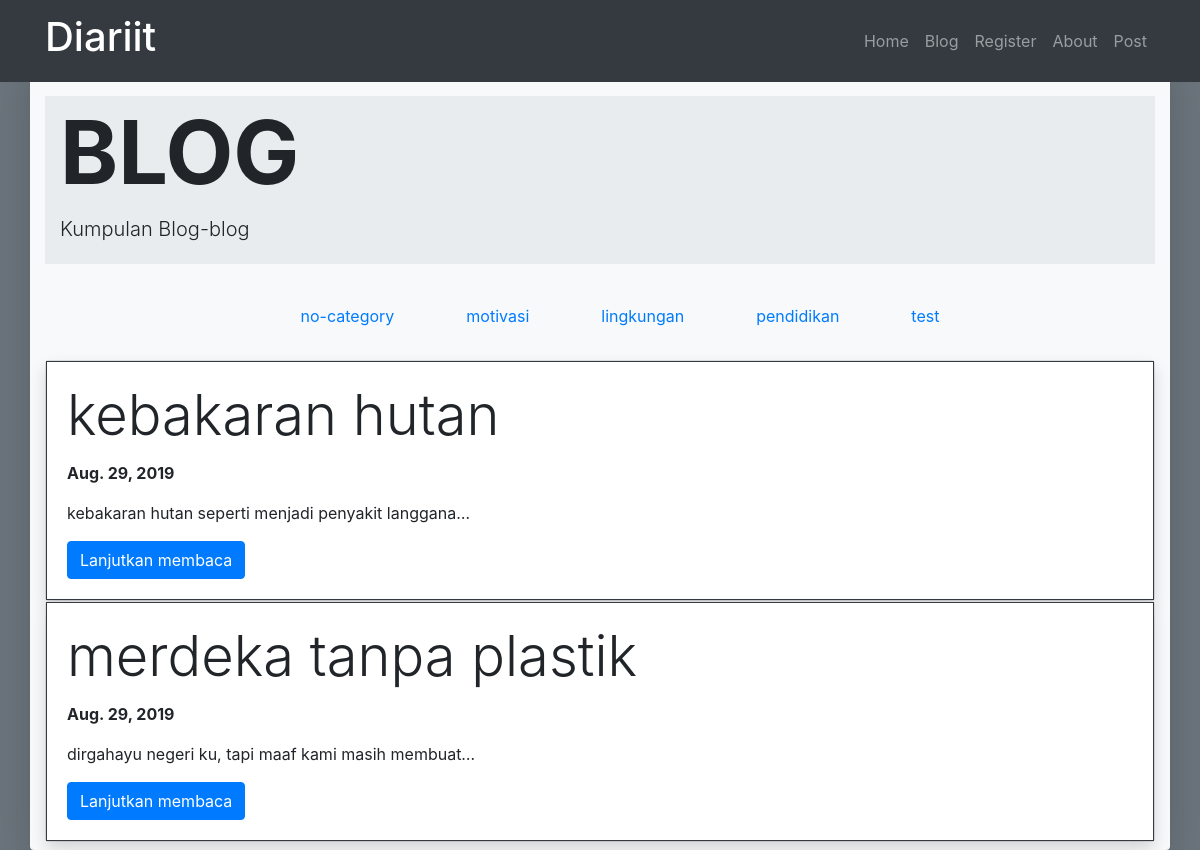
/blog/category/lingkungan, run on the app's committed database.
### blog/models.py (models this page shows, shortened)
class Post(models.Model):
    judul = models.CharField(
        max_length=200,
        validators=[
            clean_judul,
        ],
    )
    body = models.TextField()
    category = models.CharField(
        max_length=100,
        default='no-category',
        choices=(
            ('Blog','blog'),
            ('No-Category','no-category'),
            ('Jurnal','jurnal'),
            ('Berita','berita'),
        )
    )
    publish = models.DateField(auto_now_add=True)
    update = models.DateField(auto_now=True)
    slug = models.SlugField()

### blog/views.py (the view)
# urls.py: re_path(r'^category/(?P<kategoriInput>[\w-]+)', views.lihatKategori, name='tampilByKategori'),
def lihatKategori(request, kategoriInput):
    tampilKategori = Post.objects.filter(category=kategoriInput)
    categoriesValues = Post.objects.values('category').distinct()
    context= {
        'postByCategory':tampilKategori,
        'judul':'BLOG',
        'subjudul':'Kumpulan Blog-blog',
        'categories':categoriesValues,
    }
    return render(request, 'blog/lihatKategori.html', context)

### blog/templates/blog/lihatKategori.html (shortened to what this page needs)
{% extends 'base.html' %}
{% load static %}
{% block judulPage %}
    <div class="jumbotron jumbotron-fluid pt-1 pb-1">
        <div class="container">
            <h1 class="display-2 font-weight-bold text-shadow">{{judul}}</h1>
            <p class="lead">{{subjudul}}</p>
        </div>
    </div>
    <ul class="nav justify-content-center mb-4">
        {% for kategori in categories %}
            <ul class="nav-item">
                <a class='nav-link' href="{% url 'blog:tampilByKategori' kategoriInput=kategori.category %}">{{kategori.category}}</a>
            </ul>
        {% endfor %}
    </ul>
{% endblock judulPage %}
{% block konten %}
    {% for post in postByCategory %}
        <div class="card">
            <div class="card-body border border-dark shadow">
              <h5 class="card-title display-4">{{post.judul}}</h5>
              <p class="card-text"><b>{{post.update}}</b></p>
              <p class="card-text">{{post.body|truncatechars:50}}</p>
              <a href="{% url 'blog:tampilPost' slugInput=post.slug %}" class="btn btn-primary">Lanjutkan membaca</a>
            </div>
        </div>
    {% endfor %}
{% endblock konten %}

### data on the page
Post: judul "kebakaran hutan", update "Aug. 29, 2019", body "kebakaran hutan seperti menjadi penyakit langgana…"
Post: judul "merdeka tanpa plastik", update "Aug. 29, 2019", body "dirgahayu negeri ku, tapi maaf kami masih membuat…"

### other printed values
{{ judul }} "BLOG"
{{ subjudul }} "Kumpulan Blog-blog"
{{ kategori.category }} "no-category" "motivasi" "lingkungan" "pendidikan" "test"
